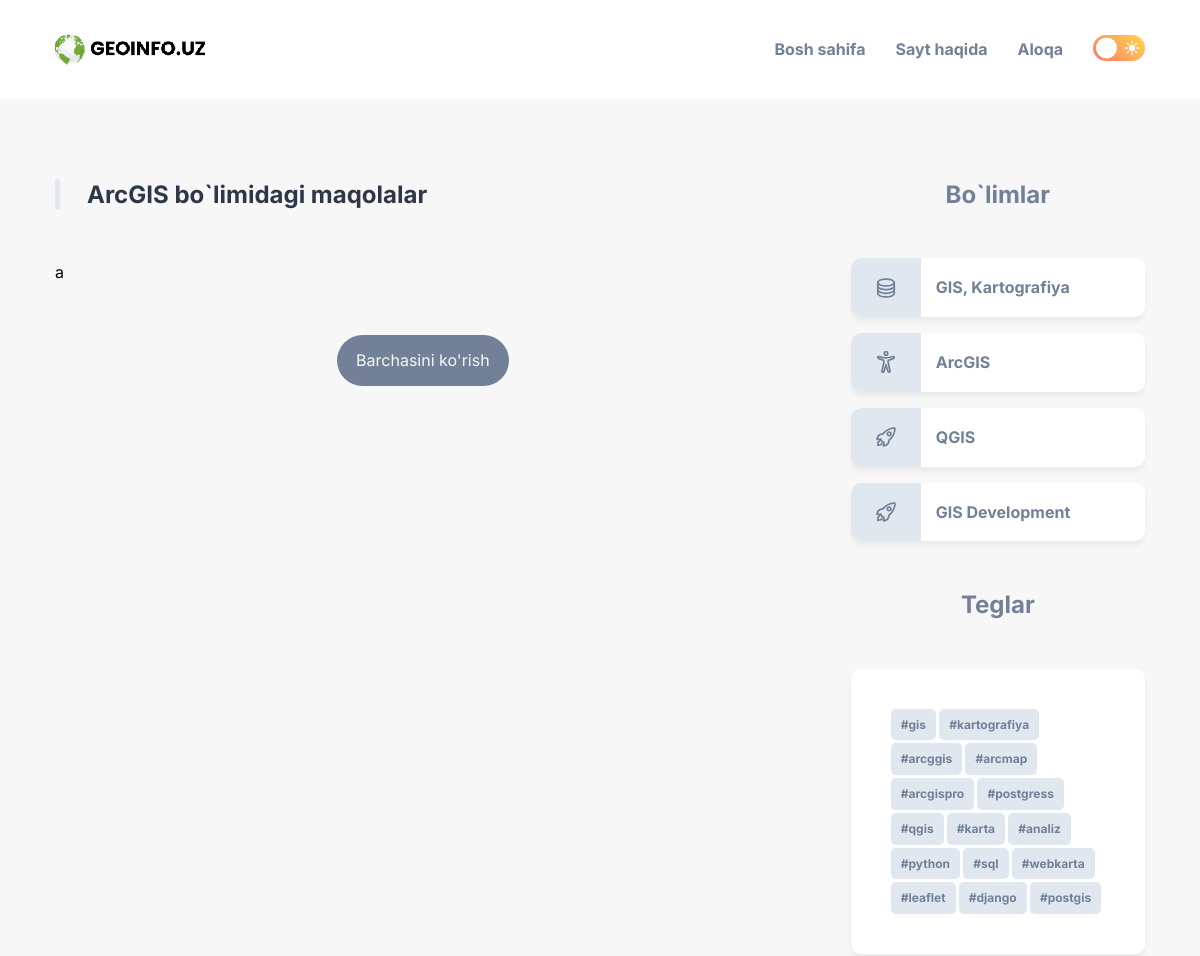
Page /category/arcgis (upper part) on the earlier database version.
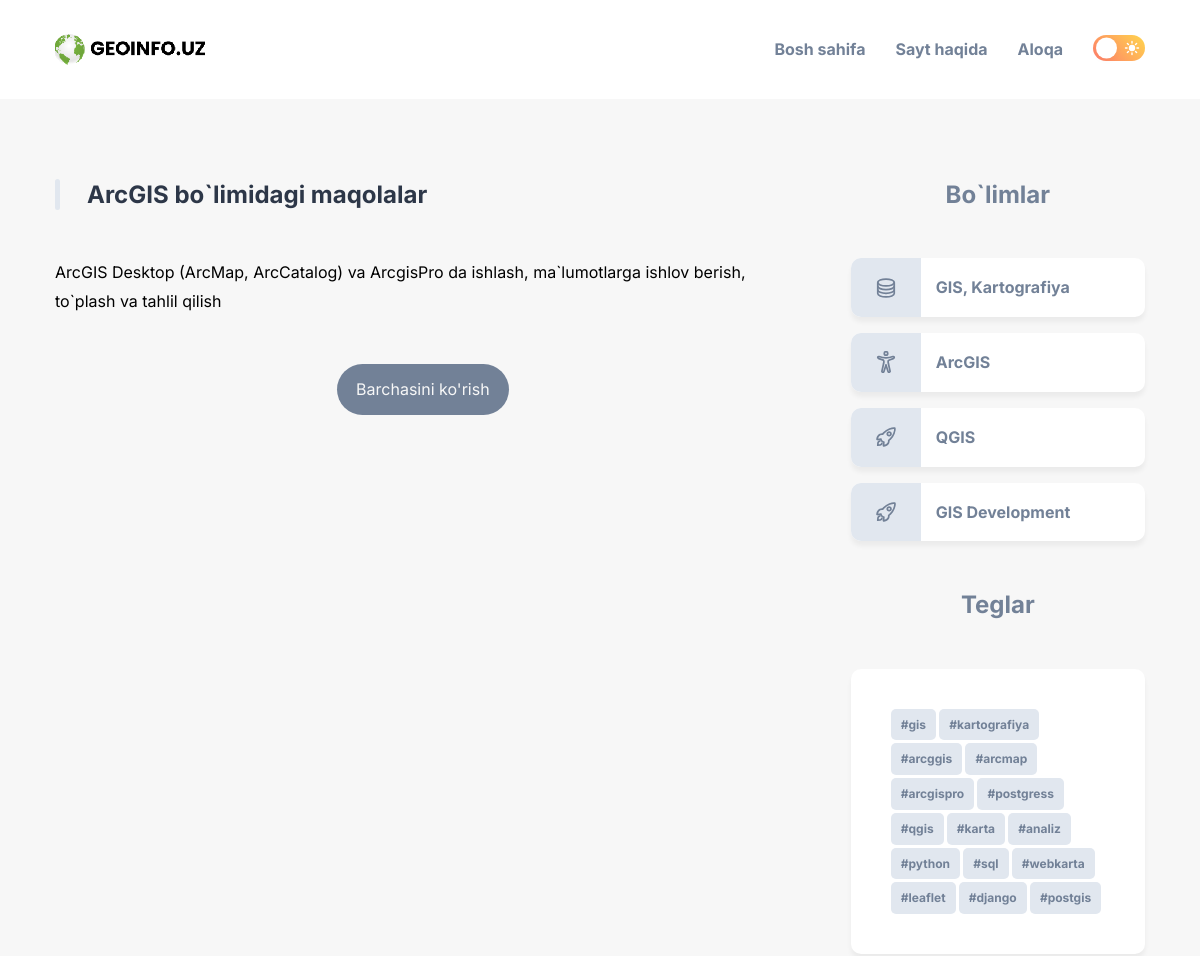
Same page on the later database version.
### src/models/blog.py (models this page shows, shortened)
class Category(db.Model):
    id = db.Column(db.Integer, primary_key=True)
    name = db.Column(db.String(255))
    photo = db.Column(db.String(255))
    description = db.Column(db.Text)
    slug = db.Column(db.String(255), unique=True)
    posts = db.relationship('Post', backref='category', lazy=True)

### src/routes/blog.py (the view)
@category_bp.route("/<slug>")
def category_detail(slug):
    category = Category.query.filter(Category.slug == slug).first()
    return render_template("blog/category_detail.html", category=category)

### src/templates/blog/category_detail.html (shortened to what this page needs)
{% extends 'layouts/base.html' %}
{% block content %}
<div class="blog">
    <h2 class="h2">{{ category.name }} bo`limidagi maqolalar</h2>
    <div>
      <p>{{ category.description }}</p>
    </div>
    <button class="btn load-more">Barchasini ko'rish</button>
</div>
{% endblock %}

### src/templates/layouts/base.html (shortened to what this page needs)
<!DOCTYPE html>
<html lang="en">
<head>
    <link rel="stylesheet" href="{{ url_for('static', filename='assets/css/style.css') }}">
    <link rel="stylesheet" href="https://cdnjs.cloudflare.com/ajax/libs/font-awesome/5.15.4/css/all.min.css">
</head>
<body class="light-theme">
    <header>
        <div class="container">
            <nav class="navbar">
                <a href="/">
                    <img src="{{ url_for('static', filename='assets/images/logo-light.png') }}" alt="GeoInfo logo"
                        width="150" class="logo-light">
                </a>
                <div class="flex-wrapper">
                    <ul class="desktop-nav">
                        <li>
                            <a href="/" class="nav-link">Bosh sahifa</a>
                        </li>
                        <li>
                            <a href="#" class="nav-link">Sayt haqida</a>
                        </li>
                        <li>
                            <a href="#" class="nav-link">Aloqa</a>
                        </li>
                    </ul>
                    <button class="theme-btn theme-btn-desktop light">
                        <ion-icon name="moon" class="moon"></ion-icon>
                        <ion-icon name="sunny" class="sun"></ion-icon>
                    </button>
                </div>
            </nav>
        </div>
    </header>
    <main>
        <div class="main">
            <div class="container">
                {% block content %}{% endblock %}
                <div class="aside">
                    <div class="topics">
                        <h2 class="h2">Bo`limlar</h2>
                        <a href="/category/gis-kartografiya" class="topic-btn">
                            <div class="icon-box">
                                <ion-icon name="server-outline"></ion-icon>
                            </div>
                            <p>GIS, Kartografiya</p>
                        </a>
                        <a href="/" class="topic-btn">
                            <div class="icon-box">
                                <ion-icon name="accessibility-outline"></ion-icon>
                            </div>
                            <p>ArcGIS</p>
                        </a>
                        <a href="/" class="topic-btn">
                            <div class="icon-box">
                                <ion-icon name="rocket-outline"></ion-icon>
                            </div>
                            <p>QGIS</p>
                        </a>
                        <a href="/" class="topic-btn">
                            <div class="icon-box">
                                <ion-icon name="rocket-outline"></ion-icon>
                            </div>
                            <p>GIS Development</p>
                        </a>
                    </div>
                    <div class="tags">
                        <h2 class="h2">Teglar</h2>
                        <div class="wrapper">
                            <button class="hashtag">#gis</button>
                            <button class="hashtag">#kartografiya</button>
                            <button class="hashtag">#arcggis</button>
                            <button class="hashtag">#arcmap</button>
                            <button class="hashtag">#arcgispro</button>
                            <button class="hashtag">#postgress</button>
                            <button class="hashtag">#qgis</button>
                            <button class="hashtag">#karta</button>
                            <button class="hashtag">#analiz</button>
                            <button class="hashtag">#python</button>
                            <button class="hashtag">#sql</button>
                            <button class="hashtag">#webkarta</button>
                            <button class="hashtag">#leaflet</button>
                            <button class="hashtag">#django</button>
                            <button class="hashtag">#postgis</button>
                        </div>
                    </div>
                </div>
            </div>
        </div>
    </main>
</body>
</html>

Differences in the rows shown:
changed Category "ArcGIS": description "a" → "ArcGIS Desktop (ArcMap, ArcCatalog) va ArcgisPro da ishlash, ma`lumotlarga ishlov berish, to`plash va tahlil qilish"
